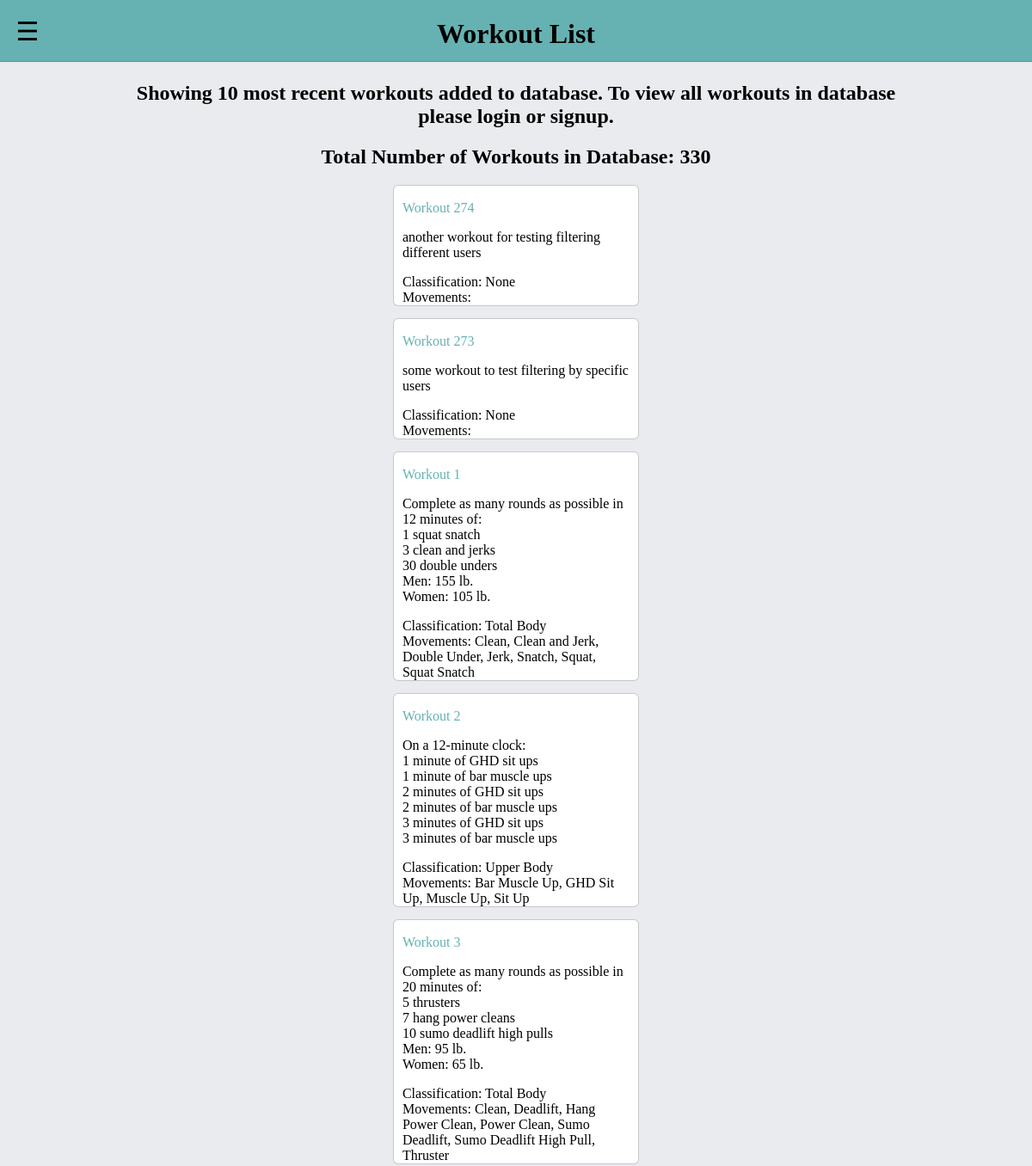
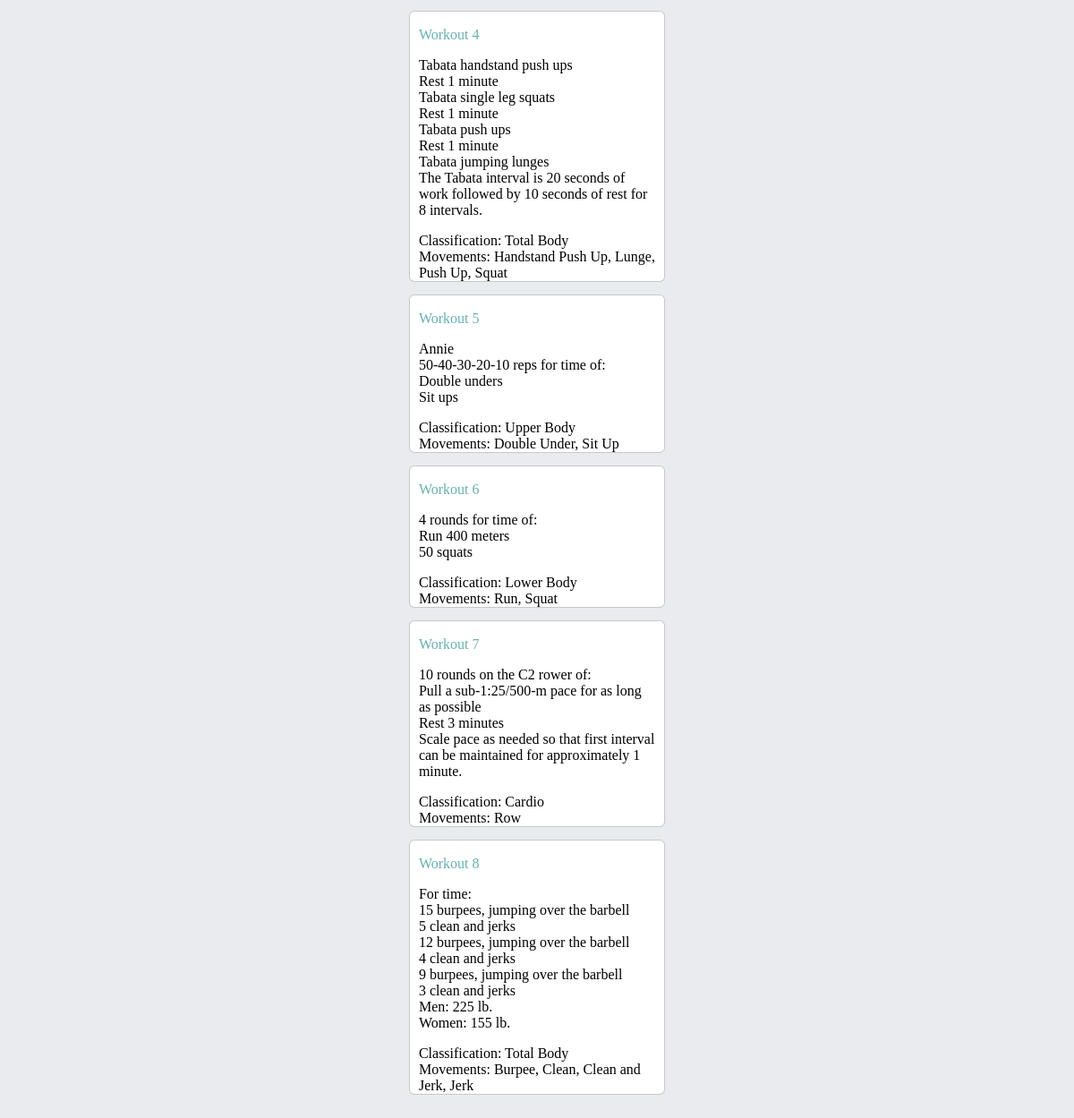
The app's page /metcons/workouts/ with its own data (2 pictures, top to bottom).
### metcons/models.py (models this page shows, shortened)
class Workout(models.Model):
        date_created = models.DateTimeField(default=timezone.now)
        date_added_to_database = models.DateTimeField(auto_now_add = True)
        number_of_times_completed = models.IntegerField(default=0, verbose_name='Times Completed')
        workout_text = models.TextField(max_length=2000)
        scaling_or_description_text = models.TextField(max_length=4000, blank=True, null=True)
        where_workout_came_from = models.CharField(max_length=200, blank=True)
        estimated_duration_in_seconds = models.IntegerField(default=0, verbose_name='Duration (sec)', null=True, blank=True)
        created_by_user = models.ForeignKey(settings.AUTH_USER_MODEL, on_delete=models.SET_NULL, null=True)
        gender_choices = [
                ('M', 'Male'),
                ('F', 'Female'),
                ('B', 'Both'),
                ]
        gender = models.CharField(max_length=1, blank=True, null=True, choices = gender_choices, default='B',
                                  help_text='Is this workout applicable for both Males and Females or only one?')
        movements = models.ManyToManyField(Movement, blank=True)
        classification = models.ForeignKey(Classification, default=3, blank=True, null=True, on_delete=models.SET_NULL)
        def number_of_instances(self):
                count = WorkoutInstance.objects.filter(workout=self).count()
                return count
        number_of_instances.short_description = 'Instances'
        class Meta:
                ordering = ['-date_created', '-number_of_times_completed', '-id']
        def display_name(self):
                name = "Workout " + str(self.id)
                return name
        display_name.short_description = 'Name'
        def display_movement(self):
                """Create a string for the movement. required to display movements in admin site"""
                return ', '.join(movement.name for movement in self.movements.all()[:3])
        display_movement.short_description = 'Movement'
        def display_classifications_of_movements(self):
                """Create a string for the classification. required to display classificaitons in admin site"""
                return ', '.join(movement.classification.name for movement in self.movements.all()[:3])
        display_classifications_of_movements.short_description = 'Classification of Individual Movements'
        def get_absolute_url(self):
                return reverse('workout-detail', args=[str(self.id)])

class Classification(models.Model):
        classification_types = (
            ('Upper Body', 'Upper Body'),
            ('Lower Body', 'Lower Body'),
            ('Total Body', 'Total Body'),
            ('Cardio', 'Cardio'),
	    ('Core', 'Core'),
            )
        name = models.CharField(max_length=20,
                                choices = classification_types,
                                null=True,
                                blank=True,
                                default='Total Body',
                                help_text='Is this movement upper, lower, total body or cardio?'
                                )
        def __str__(self):
            if self.name:
                return self.name

class Movement(models.Model):
	name = models.CharField(max_length=200)
	classification = models.ForeignKey(Classification, default=3, on_delete=models.CASCADE)
	class Meta:
		ordering = ['name']
	def __str__(self):
		return self.name

### metcons/views.py (the view, shortened to what this page needs)
# urls.py: path('workouts/', views.workoutlistview, name='workouts'),
def workoutlistview(request):
    object_list = Workout.objects.all()
    query1 = request.GET.getlist('q')
    query2 = request.GET.get('z')
    query3 = request.GET.get('x')
    query4 = request.GET.get('y')
    query5 = request.GET.get('t')
    query6 = request.GET.get('s')
    query7 = request.GET.get('f')
    query8 = request.GET.get('h')
    filter_list = []
    paginator = Paginator(object_list, 10)
    page = request.GET.get('page', 1)
    workout_list = paginator.page(page)
    context = {
        'workout_list': workout_list,
        'num_workouts_filtered': object_list.count(),
        'movement_list': Movement.objects.all(),
        'classification_list': Classification.objects.all(),
        'most_recent_workouts': Workout.objects.exclude(where_workout_came_from='Gym Owner Created').exclude(
            where_workout_came_from='Coach Created').exclude(where_workout_came_from='Athlete Created').order_by('-date_created')[:10],
        'num_workouts_total': Workout.objects.all().count(),
        'filter_list': filter_list,
        }
    return render(request, 'metcons/workout_list.html', context = context)

### metcons/templates/metcons/workout_list.html (shortened to what this page needs)
{% extends "base_generic.html" %}
{% block extra_css %}
	{% load static %}
	<link rel="stylesheet" href="{% static 'css/workout_list.css' %}">
{% endblock %}
{% block content %}
	<h1>Workout List</h1>
	{% if user.is_authenticated %}
		{% if workout_list %}
						{% if workout_list.has_next %}
							{% load getlistasparam %}
						{% endif %}
		{% else %}
			<div class="filter_text"><p>There are no workouts in the database with all of the following filters: {% for i in filter_list %}{{i}}{% if not forloop.last %}, {% endif %}{% endfor %}.</p></div>
		{% endif %}
	{% else %}
		<div class="tabContentReplacement">
			<h2>Showing 10 most recent workouts added to database. To view all workouts in database please login or signup.</h2>
			{% if most_recent_workouts %}
				<h2>Total Number of Workouts in Database: {{ num_workouts_total }}</h2>
				<div class="listedWorkouts">
					{% for workout in most_recent_workouts %}
						<div class="workoutContent">
							<p><a class="workout_display_name" href="{{ workout.get_absolute_url }}">{{ workout.display_name }}</a>
							<br />{{ workout.workout_text|linebreaks }}</p>
							<p>Classification: {{ workout.classification }}
							<br />Movements: {% for movement in workout.movements.all %} {{ movement }}{% if not forloop.last %}, {% endif %}{% endfor %}</p>
						</div>
					{% endfor %}
				</div>
			{% endif %}
		</div>
	{% endif %}
{% endblock %}
{% block extra_js %}
	{% load static %}
{% endblock %}

### metcons/templates/base_generic.html (shortened to what this page needs)
<!DOCTYPE html>
<html lang="en">
<head>
	{% load static %}
	<link rel="stylesheet" href="{% static 'css/base_generic.css' %}">
	<link rel="stylesheet" href="https://cdnjs.cloudflare.com/ajax/libs/font-awesome/4.7.0/css/font-awesome.min.css">
	{% block extra_css %}{% endblock %}
</head>
<body>
	<div class="container-fluid">
		<div class="row">
			<div class="col-sm-2">
			{% block sidebar %}
				<div class="relAcrossTop"></div>
				<div class="blankAcrossTop"></div>
				<span id="side_nav_open_button">&#9776;</span>
				{% if user.is_authenticated %}
					{% if not user.requestee.all %}
						<div class="blockRightSidebar"></div>
					{% endif %}
				{% else %}
					<div class="blockRightSidebar"></div>
				{% endif %}
			{% endblock %}
			</div>
			<div class="col-sm-10">
				{% block content %}{% endblock %}
			</div>
		</div>
	</div>
	{% load static %}
</body>
</html>

### metcons/static/css/base_generic.css (style rules this page uses)
html { background-color: #e9ebee; overflow-y: scroll; }
h1 { text-align: center; left: 30%; top: 0; position: fixed; z-index: 9; width: 40%; }
.blankAcrossTop { top: 0; left: 0; width: 100%; background-color: #66b2b2; z-index: 3; position: fixed; height: 70px; border-top: 1px solid #66b2b2; border-bottom: 1px solid #4d9999; }
.relAcrossTop { top: 0; left: 0; width: 100%; z-index: 3; position: relative; height: 62px; }
#side_nav_open_button { position: fixed; top: 19px; left: 17px; width: 30px; font-size: 30px; z-index: 6; text-align: center; }
.blockRightSidebar { position: fixed; top: 15px; right: 15px; width: 60px; height: 20px; z-index: 8; }
.tabContentReplacement { border-top: none; left: 10%; top: 5px; position: relative; z-index: 1; width: 80%; margin-bottom: 50px; }
.tabContentReplacement h2 { width: 100%; position: relative; text-align: center; }
.workoutContent { background-color: white; border-radius: 5px; padding-top: 1px; padding-bottom: 0px; margin-top: 10px; margin-bottom: 10px; width: 100%; box-shadow: 0 0 0 1px rgba(0,0,0,.15); position: relative; }
.workoutContent p, .workoutContent h3 { position: relative; left: 10px; margin-right: 20px; }
.listedWorkouts { background-color: transparent; width: 30%; left: 35%; position: relative; border-radius: 5px; }
.workout_display_name { text-decoration: none; color: #66b2b2; }

### metcons/static/css/workout_list.css (style rules this page uses)
.workout_display_name { display: inline; }

### records on screen
Workout: display_name "Workout 274", workout_text "another workout for testing filtering different users", classification "None"
Workout: display_name "Workout 273", workout_text "some workout to test filtering by specific users", classification "None"
Workout: display_name "Workout 1", workout_text "Complete as many rounds as possible in 12 minutes of: 1 squat snatch 3 clean and jerks 30 double unders Men: 155 lb. Women: 105 lb.", classification "Total Body"
Movement: name "Clean"
Movement: name "Clean and Jerk"
Movement: name "Double Under"
Movement: name "Jerk"
Movement: name "Snatch"
Movement: name "Squat"
Movement: name "Squat Snatch"
Workout: display_name "Workout 2", workout_text "On a 12-minute clock: 1 minute of GHD sit ups 1 minute of bar muscle ups 2 minutes of GHD sit ups 2 minutes of bar muscle ups 3 minutes of GHD sit ups 3 minutes of bar muscle ups", classification "Upper Body"
Movement: name "Bar Muscle Up"
Movement: name "GHD Sit Up"
Movement: name "Muscle Up"
Movement: name "Sit Up"
Workout: display_name "Workout 3", workout_text "Complete as many rounds as possible in 20 minutes of: 5 thrusters 7 hang power cleans 10 sumo deadlift high pulls Men: 95 lb. Women: 65 lb.", classification "Total Body"
Movement: name "Deadlift"
Movement: name "Hang Power Clean"
Movement: name "Power Clean"
Movement: name "Sumo Deadlift"
Movement: name "Sumo Deadlift High Pull"
Movement: name "Thruster"
Workout: display_name "Workout 4", workout_text "Tabata handstand push ups Rest 1 minute Tabata single leg squats Rest 1 minute Tabata push ups Rest 1 minute Tabata jumping lunges The Tabata interval is 20 seconds of work followed by 10 seconds of rest for 8 intervals.", classification "Total Body"
Movement: name "Handstand Push Up"
Movement: name "Lunge"
Movement: name "Push Up"
Workout: display_name "Workout 5", workout_text "Annie 50-40-30-20-10 reps for time of: Double unders Sit ups", classification "Upper Body"
Workout: display_name "Workout 6", workout_text "4 rounds for time of: Run 400 meters 50 squats", classification "Lower Body"
Movement: name "Run"
Workout: display_name "Workout 7", workout_text "10 rounds on the C2 rower of: Pull a sub-1:25/500-m pace for as long as possible Rest 3 minutes Scale pace as needed so that first interval can be maintained for approximately 1 minute.", classification "Cardio"
Movement: name "Row"
Workout: display_name "Workout 8", workout_text "For time: 15 burpees, jumping over the barbell 5 clean and jerks 12 burpees, jumping over the barbell 4 clean and jerks 9 burpees, jumping over the barbell 3 clean and jerks Men: 225 lb. Women: 155 lb.", classification "Total Body"
Movement: name "Burpee"

### other values on screen
{{ num_workouts_total }} "330"
